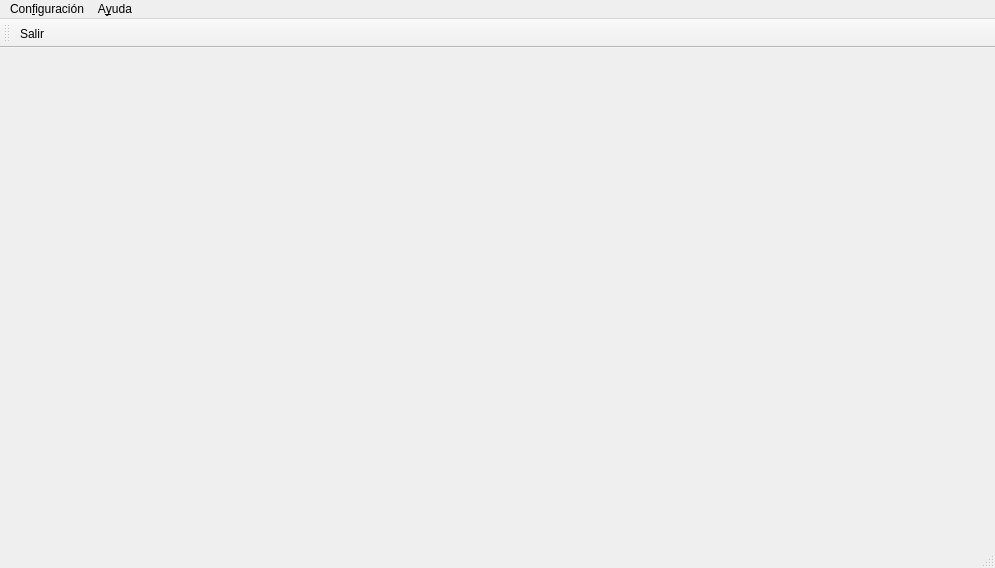
<?xml version="1.0" encoding="UTF-8"?>
<ui version="4.0">
 <author>Mariano Muñoz</author>
 <class>frmMain</class>
 <widget class="QMainWindow" name="frmMain">
  <property name="windowModality">
   <enum>Qt::ApplicationModal</enum>
  </property>
  <property name="geometry">
   <rect>
    <x>0</x>
    <y>0</y>
    <width>995</width>
    <height>568</height>
   </rect>
  </property>
  <property name="cursor">
   <cursorShape>PointingHandCursor</cursorShape>
  </property>
  <property name="windowTitle">
   <string/>
  </property>
  <property name="windowIcon">
   <iconset resource="../images/devicesinlan.qrc">
    <normaloff>:/devicesinlan.jpg</normaloff>:/devicesinlan.jpg</iconset>
  </property>
  <property name="toolButtonStyle">
   <enum>Qt::ToolButtonTextUnderIcon</enum>
  </property>
  <widget class="QWidget" name="wdg">
   <layout class="QHBoxLayout" name="horizontalLayout"/>
  </widget>
  <widget class="QMenuBar" name="menuBar">
   <property name="geometry">
    <rect>
     <x>0</x>
     <y>0</y>
     <width>995</width>
     <height>23</height>
    </rect>
   </property>
   <widget class="QMenu" name="menuAyuda">
    <property name="title">
     <string>A&amp;yuda</string>
    </property>
    <addaction name="actionHelp"/>
    <addaction name="separator"/>
    <addaction name="actionAbout"/>
   </widget>
   <widget class="QMenu" name="menuConfiguraci_n">
    <property name="title">
     <string>Con&amp;figuración</string>
    </property>
    <addaction name="separator"/>
    <addaction name="actionSettings"/>
   </widget>
   <addaction name="menuConfiguraci_n"/>
   <addaction name="menuAyuda"/>
  </widget>
  <widget class="QToolBar" name="toolBar">
   <property name="windowTitle">
    <string>toolBar</string>
   </property>
   <property name="iconSize">
    <size>
     <width>36</width>
     <height>36</height>
    </size>
   </property>
   <property name="toolButtonStyle">
    <enum>Qt::ToolButtonIconOnly</enum>
   </property>
   <attribute name="toolBarArea">
    <enum>TopToolBarArea</enum>
   </attribute>
   <attribute name="toolBarBreak">
    <bool>false</bool>
   </attribute>
   <addaction name="actionSalir"/>
  </widget>
  <widget class="QStatusBar" name="status"/>
  <action name="actionSalir">
   <property name="icon">
    <iconset resource="../images/devicesinlan.qrc">
     <normaloff>:/exit.png</normaloff>:/exit.png</iconset>
   </property>
   <property name="text">
    <string>S&amp;alir</string>
   </property>
   <property name="shortcut">
    <string>Esc</string>
   </property>
  </action>
  <action name="actionAbout">
   <property name="icon">
    <iconset resource="../images/devicesinlan.qrc">
     <normaloff>:/devicesinlan.jpg</normaloff>:/devicesinlan.jpg</iconset>
   </property>
   <property name="text">
    <string>Acerca de</string>
   </property>
  </action>
  <action name="actionSettings">
   <property name="icon">
    <iconset resource="../images/devicesinlan.qrc">
     <normaloff>:/configure.png</normaloff>:/configure.png</iconset>
   </property>
   <property name="text">
    <string>Preferencias</string>
   </property>
  </action>
  <action name="actionHelp">
   <property name="icon">
    <iconset resource="../images/devicesinlan.qrc">
     <normaloff>:/help.png</normaloff>:/help.png</iconset>
   </property>
   <property name="text">
    <string>Ayuda del juego</string>
   </property>
   <property name="toolTip">
    <string>Muestra la ayuda del juego</string>
   </property>
   <property name="shortcut">
    <string>F1</string>
   </property>
  </action>
 </widget>
 <resources>
  <include location="../images/devicesinlan.qrc"/>
 </resources>
 <connections>
  <connection>
   <sender>actionSalir</sender>
   <signal>triggered()</signal>
   <receiver>frmMain</receiver>
   <slot>close()</slot>
   <hints>
    <hint type="sourcelabel">
     <x>-1</x>
     <y>-1</y>
    </hint>
    <hint type="destinationlabel">
     <x>497</x>
     <y>283</y>
    </hint>
   </hints>
  </connection>
 </connections>
</ui>
